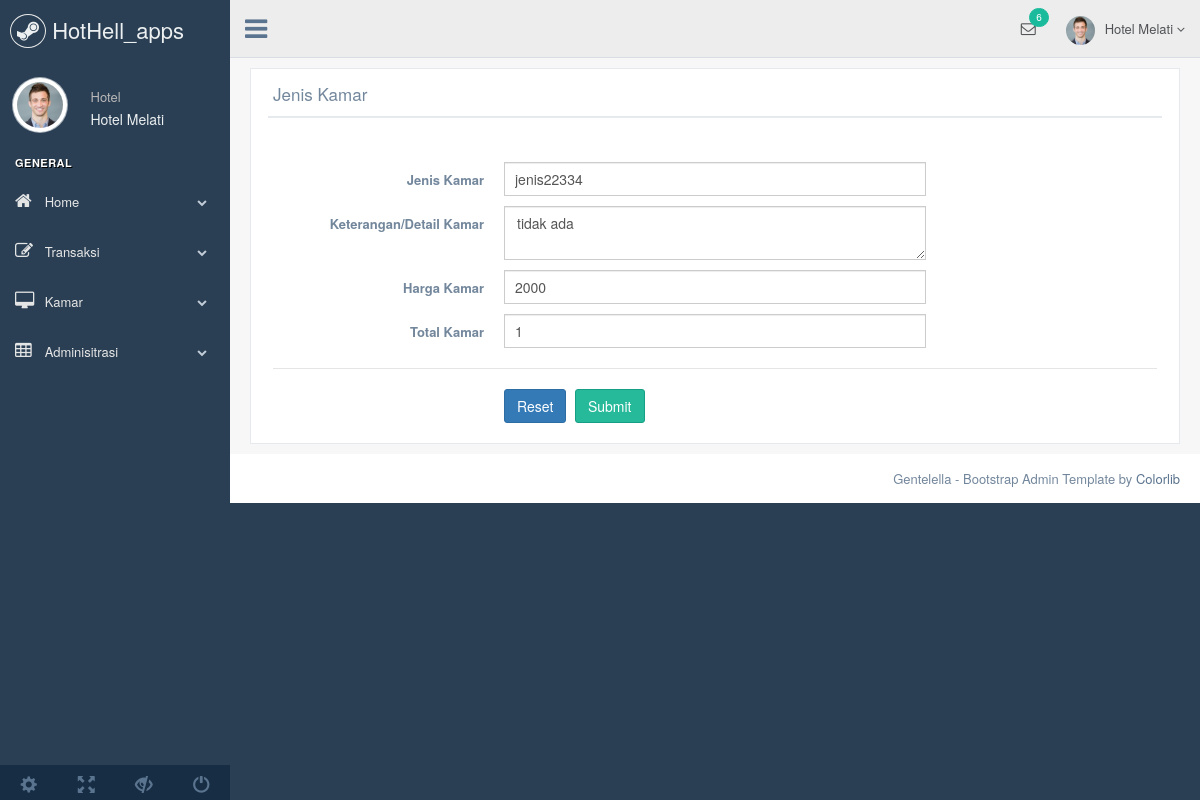
Screenshot of /jeniskamar/edit/2 with the database file from the repository.
### tables this page shows
CREATE TABLE `hotel_jenis_kamar` (
  `id_hjk` int(11) NOT NULL,
  `jenis_kamar` varchar(50) NOT NULL,
  `detail_kamar` text NOT NULL,
  `harga_kamar` decimal(10,0) NOT NULL,
  `total_kamar` int(11) NOT NULL
);

### application/controllers/JenisKamar.php (called while the page is built, shortened)
<?php
class JenisKamar extends CI_Controller {
	function __construct() {
      $this->load->model('M_global');
 	}
	public function edit($id)
	{
		$where = array('id_hjk' => $id );
		$data['edit'] = $this->M_global->getWhere('hotel_jenis_kamar',$where)->row();
		$this->load->view('admin/v_metadata.php');
		$this->load->view('admin/v_header.php');
		$this->load->view('admin/v_edit_jenis_kamar.php',$data);
		$this->load->view('admin/v_footer.php');
	}
}

### index.php (called while the page is built, shortened)
<?php
require_once BASEPATH.'core/CodeIgniter.php';

### application/models/M_global.php (called while the page is built, shortened)
<?php
class M_global extends CI_Model {
    public function getWhere($table,$where){
        $this->db->where($where);
        return $this->db->get($table);
    }
}

### application/views/admin/v_edit_jenis_kamar.php (the view, shortened to what this page needs)
<div class="row">
  <div class="col-md-12 col-sm-12 col-xs-12">
    <div class="x_panel">
      <div class="x_title">
        <h2>Jenis Kamar <small></small></h2>
        <div class="clearfix"></div>
      </div>
      <div class="x_content">
        <br />
        <form id="input_jenis_kamar" data-parsley-validate class="form-horizontal form-label-left" method="POST" action="<?php echo base_url("/jeniskamar/edit_proses")?>">
          <div class="form-group">
            <label class="control-label col-md-3 col-sm-3 col-xs-12" for="jenis_kamar">Jenis Kamar</label>
            <div class="col-md-6 col-sm-6 col-xs-12">
              <input type="text" id="jenis_kamar" name="jenis_kamar" required="required" class="form-control col-md-7 col-xs-12" value="<?= $edit->jenis_kamar ?>">
            </div>
          </div>
          <div class="form-group">
            <label class="control-label col-md-3 col-sm-3 col-xs-12" for="detail">Keterangan/Detail Kamar</label>
            <div class="col-md-6 col-sm-6 col-xs-12">
              <textarea id="detail" required="required" class="form-control" name="detail" ><?= $edit->detail_kamar ?></textarea>
            </div>
          </div>
          <div class="form-group">
            <label class="control-label col-md-3 col-sm-3 col-xs-12" for="harga">Harga Kamar</label>
            <div class="col-md-6 col-sm-6 col-xs-12">
              <input type="number" id="harga" name="harga" required="required" class="form-control col-md-7 col-xs-12" value="<?= $edit->harga_kamar ?>">
            </div>
          </div>
          <div class="form-group">
            <label class="control-label col-md-3 col-sm-3 col-xs-12" for="total">Total Kamar</label>
            <div class="col-md-6 col-sm-6 col-xs-12">
              <input type="number" id="total" name="total" required="required" class="form-control col-md-7 col-xs-12" value="<?= $edit->total_kamar ?>">
            </div>
          </div>
          <div class="ln_solid"></div>
          <div class="form-group">
            <div class="col-md-6 col-sm-6 col-xs-12 col-md-offset-3">
              <button class="btn btn-primary" type="reset">Reset</button>
              <button type="submit" class="btn btn-success">Submit</button>
            </div>
          </div>
        </form>
      </div>
    </div>
  </div>
</div>

### rows the page displays
hotel_jenis_kamar: jenis_kamar "jenis22334", detail "tidak ada", harga "2000", total "1"
